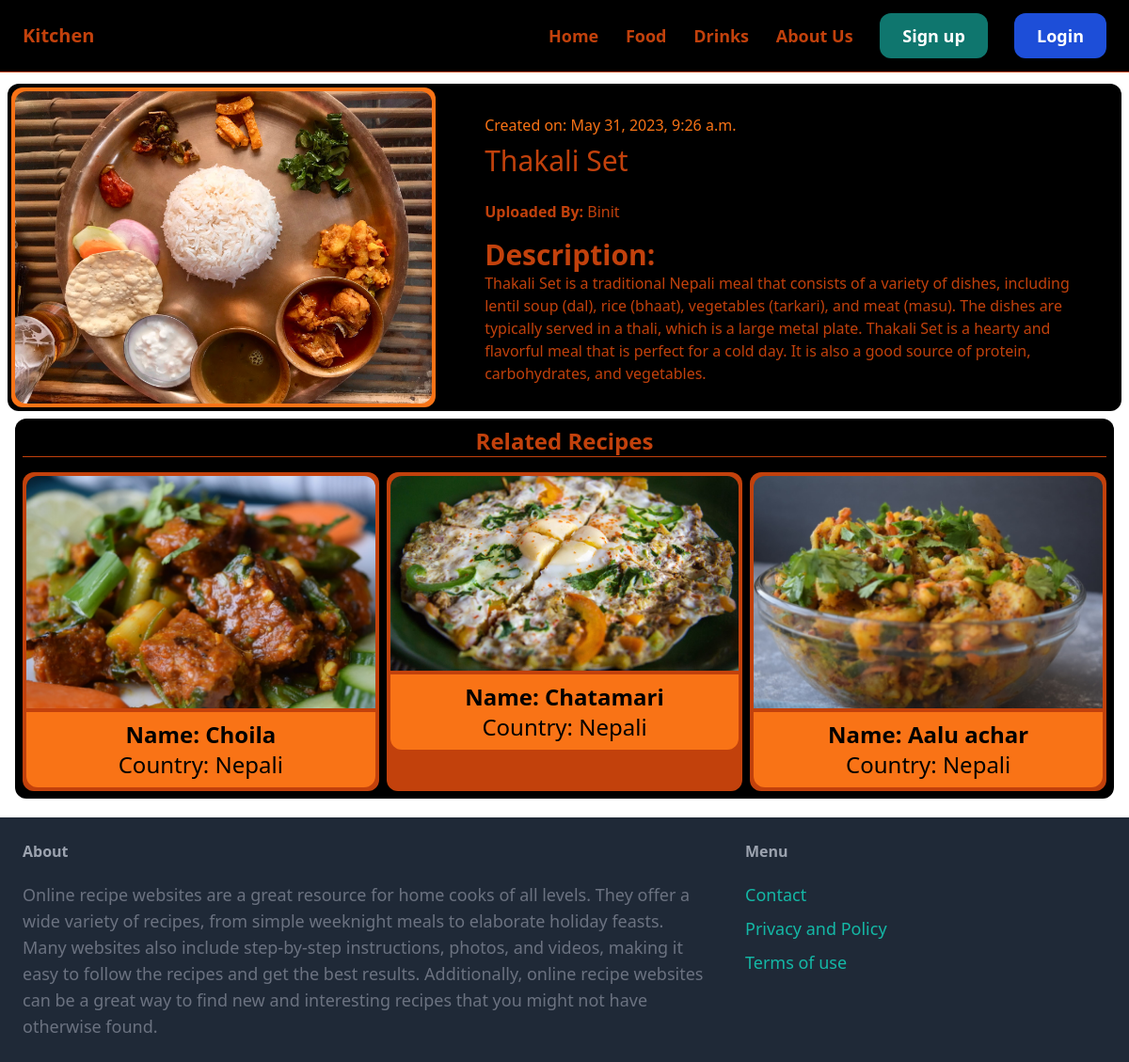
Page /items/1/ on the committed database.
### item/models.py (models this page shows, shortened)
class Item(models.Model):
    category = models.ForeignKey(Category, related_name='items', on_delete=models.CASCADE)
    name = models.CharField(max_length=255)
    description = models.TextField(blank=True, null = True)
    image = models.ImageField(upload_to='item_images', blank=True, null=True)
    created_by = models.ForeignKey(User,related_name='item', on_delete=models.CASCADE)
    created_at = models.DateTimeField(auto_now_add=True)
    ingredient = models.TextField(blank=True, null = True)
    process = models.TextField(blank=True, null = True)

class Category(models.Model):
    name = models.CharField(max_length=255)
    class Meta:
        ordering = ('name',)
        verbose_name_plural = 'Categories'
    def __str__ (self):
        return self.name

### item/views.py (the view)
# urls.py: path('<int:pk>/', views.detail, name='detail'),
def detail(request, pk):
    item = get_object_or_404(Item, pk=pk)
    related_items = Item.objects.filter(category=item.category).exclude(pk=pk)
    return render(request, 'item/detail.html', {
        'item' : item,
        'related_items' : related_items
    })

### item/templates/item/detail.html (shortened to what this page needs)
{% extends 'main/base.html' %}
{% block content %}
    <div class="grid grid-cols-5 gap-6 bg-black rounded-xl">
        <div class="col-span-2 bg-orange-500 p-1 rounded-xl m-1">
            <img src="{{ item.image.url }}" class="rounded-xl">
        </div>
        <div class="col-span-3 p-6  ">
            <h6 class="mt-2 mb-2 text-orange-500"> Created on: {{ item.created_at }} </h6>
            <h1 class="mb-6 text-3xl text-orange-700 hover:text-orange-500 ">{{ item.name }} </h1>
            <p class="text-orange-700"><strong> Uploaded By:</strong> {{ item.created_by }} </p>
            {% if item.description %}
                <p class="text-orange-700 mt-4 "> <strong class="text-3xl"> Description:</strong> <br> {{ item.description }} </p>
            {% endif %}
        </div>
    </div>
    <div class="p-2 m-2 bg-black text-center text-2xl w-4/4 rounded-xl">
            <h2 class="border-b  border-orange-700 text-orange-700"><strong>Related Recipes</strong></h2>
            <div class="grid grid-cols-3 gap-2 mt-4 bg-black rounded-xl">
                {% for item in related_items %}
                <div class=" bg-orange-700 p-1 rounded-xl">
                    <a href="{% url 'item:detail' item.id %}">
                        <div >
                            <img src="{{ item.image.url }}" class=" rounded-t-xl " style="width:100%">
                        </div>
                        <div class="p-2 rounded-b-xl bg-orange-500 mt-1 ">
                            <h4 class="text-semibold "><strong>Name: {{ item.name }}</strong> </h4>
                            <p class="text-semibold ">Country: {{ item.category }} </p>
                        </div>
                    </a>
                </div>
                {% endfor %}
            </div>
        </div>
{% endblock %}

### rows in the picture
Item: image (picture), created_at "May 31, 2023, 9:26 a.m.", name "Thakali Set", created_by "Binit", description "Thakali Set is a traditional Nepali meal that consists of a variety of dishes, including lentil soup (dal), rice (bhaat), vegetables (tarkari), and meat (masu). The dishes are typically served in a thali, which is a large metal plate. Thakali Set is a hearty and flavorful meal that is perfect for a cold day. It is also a good source of protein, carbohydrates, and vegetables."
Item: image (picture), name "Choila", category "Nepali"
Item: image (picture), name "Chatamari", category "Nepali"
Item: image (picture), name "Aalu achar", category "Nepali"
